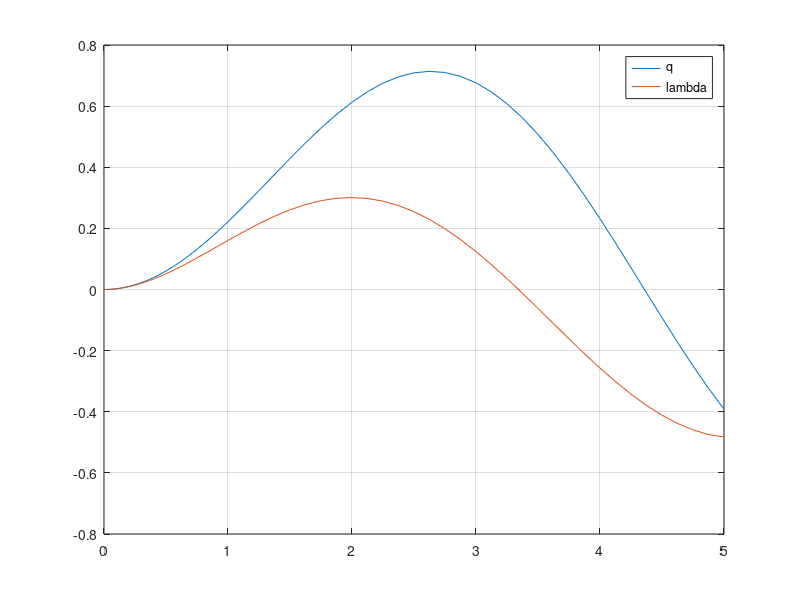

MATLAB code for this plot:
clear
clc

%% Define parameters

p.R1 = 1;
p.R2 = 1;
p.C = 1;
p.L = 1;

%% Define CCRs

V_c = @(q) q / p.C;

I_L = @(lambda) lambda / p.L;

e_v = @(V_in, q, lambda) (p.R1*p.R2 / (p.R1 + p.R2)) * (V_in / p.R1 - V_c(q) / p.R1 - I_L(lambda));

I_R1 = @(V_R1) V_R1 / p.R1;

%% Define SSRs

V_R1 = @(V_in, V_c, e_v) V_in - V_c - e_v;

%% Define State Space Equations

dq = @(V_in, q, lambda) I_R1(V_R1(V_in, V_c(q), e_v(V_in, q, lambda)));

dlambda = @(V_in, q, lambda) e_v(V_in, q, lambda);

%% ODE equations

sys_ode = @(x, u) [dq(u, x(1), x(2)); dlambda(u, x(1), x(2))];

%% Simulate the system

% Time
t_sim = [0 5];

% Define input
V_sim = @(t) sin(t);

% Initial Condition
x0 = [0;0];

% ODE wrapper
ode_wrap = @(t, x) sys_ode(x, V_sim(t));

[t,x] = ode45(ode_wrap, t_sim, x0);

%% Plot

plot(t, x)
grid;
legend("q", "\lambda")
